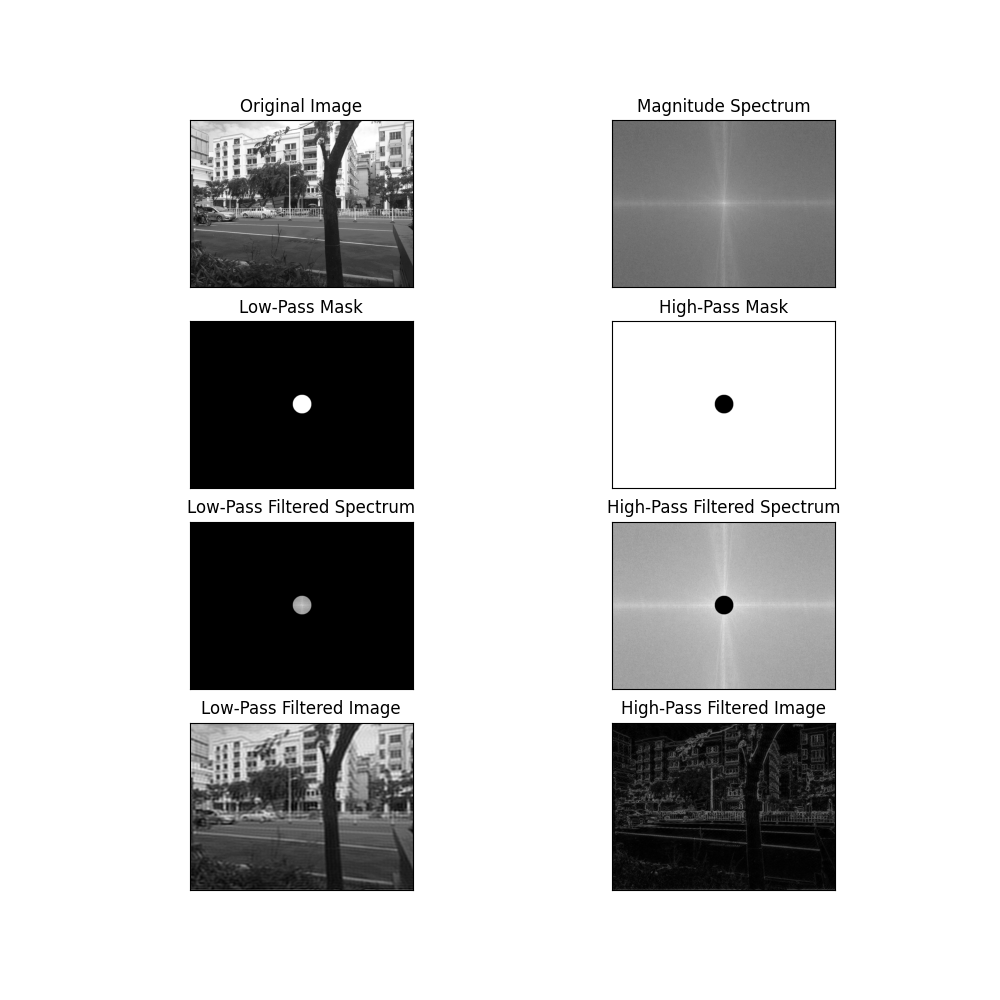

This chart was generated by the following Python code:
import cv2
import numpy as np
import matplotlib.pyplot as plt

# 读取图像
image = cv2.imread("demo.jpg", cv2.IMREAD_GRAYSCALE)

# 显示原始图像
plt.figure(figsize=(10, 10))
plt.subplot(421), plt.imshow(image, cmap='gray')
plt.title("Original Image"), plt.xticks([]), plt.yticks([])

# 对图像进行二维傅里叶变换
f_transform = np.fft.fft2(image)
f_transform_shifted = np.fft.fftshift(f_transform)  # 将零频率分量移到中心

# 计算幅度谱并显示
magnitude_spectrum = 20 * np.log(np.abs(f_transform_shifted))
plt.subplot(422), plt.imshow(magnitude_spectrum, cmap='gray')
plt.title("Magnitude Spectrum"), plt.xticks([]), plt.yticks([])

# 获取图像的尺寸
rows, cols = image.shape
crow, ccol = rows // 2, cols // 2  # 中心点

# 创建低频滤波器掩码（去除高频）
low_pass_mask = np.zeros((rows, cols), np.uint8)
r_outer = 60  # 外半径（高频截止）
center = [crow, ccol]
x, y = np.ogrid[:rows, :cols]
mask_area = (x - center[0]) ** 2 + (y - center[1]) ** 2
low_pass_mask[mask_area <= r_outer ** 2] = 1

# 创建高频滤波器掩码（去除低频）
high_pass_mask = np.ones((rows, cols), np.uint8)
r_inner = 60  # 内半径（低频截止）
high_pass_mask[mask_area <= r_inner ** 2] = 0

# 显示低频滤波器掩码
plt.subplot(423), plt.imshow(low_pass_mask, cmap='gray')
plt.title("Low-Pass Mask"), plt.xticks([]), plt.yticks([])

# 显示高频滤波器掩码
plt.subplot(424), plt.imshow(high_pass_mask, cmap='gray')
plt.title("High-Pass Mask"), plt.xticks([]), plt.yticks([])

# 将低频滤波器掩码应用到傅里叶变换结果上
f_transform_low_pass = f_transform_shifted * low_pass_mask
f_transform_low_pass_shifted = np.fft.ifftshift(f_transform_low_pass)
image_low_pass = np.fft.ifft2(f_transform_low_pass_shifted)
image_low_pass = np.abs(image_low_pass)

# 将高频滤波器掩码应用到傅里叶变换结果上
f_transform_high_pass = f_transform_shifted * high_pass_mask
f_transform_high_pass_shifted = np.fft.ifftshift(f_transform_high_pass)
image_high_pass = np.fft.ifft2(f_transform_high_pass_shifted)
image_high_pass = np.abs(image_high_pass)

# 显示低频滤波后的傅里叶变换结果
plt.subplot(425), plt.imshow(np.log1p(np.abs(f_transform_low_pass)), cmap='gray')
plt.title("Low-Pass Filtered Spectrum"), plt.xticks([]), plt.yticks([])

# 显示高频滤波后的傅里叶变换结果
plt.subplot(426), plt.imshow(np.log1p(np.abs(f_transform_high_pass)), cmap='gray')
plt.title("High-Pass Filtered Spectrum"), plt.xticks([]), plt.yticks([])

# 显示低频滤波后的图像
plt.subplot(427), plt.imshow(image_low_pass, cmap='gray')
plt.title("Low-Pass Filtered Image"), plt.xticks([]), plt.yticks([])

# 显示高频滤波后的图像
plt.subplot(428), plt.imshow(image_high_pass, cmap='gray')
plt.title("High-Pass Filtered Image"), plt.xticks([]), plt.yticks([])

# plt.show() 
# 保存结果
plt.savefig('filter.png')
plt.close()